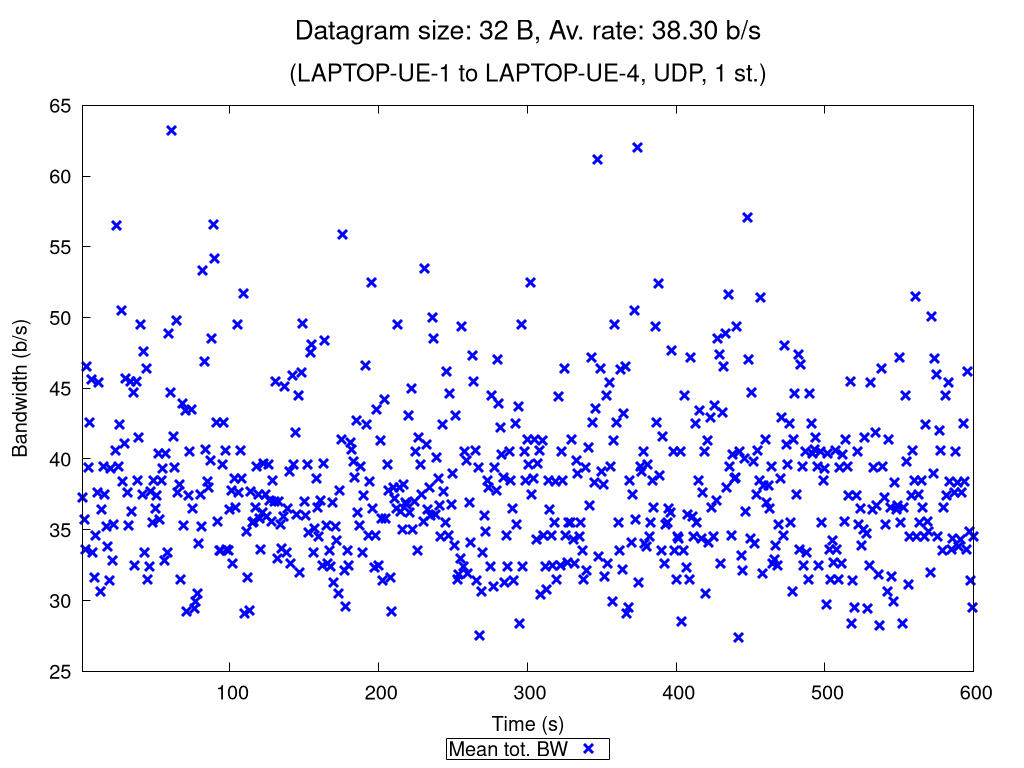

Write the gnuplot code that produced this figure.
set terminal pngcairo nocrop enhanced size 1024,768 font "Verdana,15"
set output "UDP_1_st_2020_10_14_15-22-50_one2two_00032B.png"

set title "{/=20 Datagram size: 32 B, Av. rate: 38.30 b/s}\n\n{/=18 (LAPTOP-UE-1 to LAPTOP-UE-4, UDP, 1 st.)}"

set xlabel "Time (s)"
set ylabel "Bandwidth (b/s)"
set ytics nomirror
set key bmargin center horizontal box samplen 1 width -1
set bmargin 4.6
set rmargin 4.5

rf = 1.0  # rate factor
set style fill transparent solid 0.2 noborder
set autoscale xfix
plot "UDP_1_st_2020_10_14_15-22-50_one2two_00032B_iperf_processed.dat" using 1:($2/rf-$3/rf):($2/rf+$3/rf) with filledcurves lc rgb "blue" notitle, \
     "" using 1:($2/rf) with points pt 2 ps 1.5 lw 3 lc rgb "blue" title "Mean tot. BW", \
